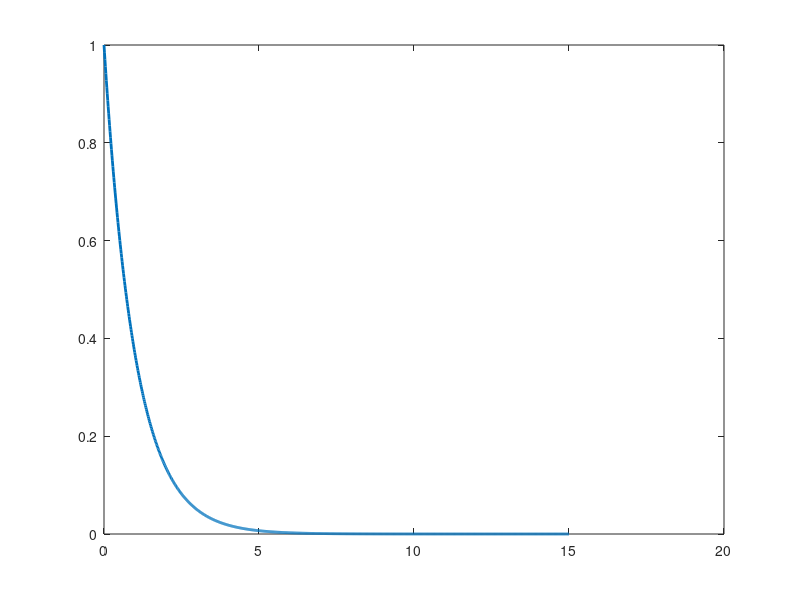

MATLAB code to generate this figure: (Note: this script raises an error after producing the figure.)
clc 
clear all
close all

%% ESERCIZIO 1
% a)
t_0=0;
t_max=15;
lambda=1;
y_0=1;
f=@(t,y) -lambda*y;
y_ex=@(t) exp(-lambda*t);
tt_ex=linspace(t_0,t_max,1000); % campionamento più fine
plot(tt_ex,y_ex(tt_ex),'LineWidth',2);
% b) c)
h=0.5;
[th_RK2,uh_RK2]=RK2(f,t_0,t_max,y_0,h);
hold on;
plot(th_RK2,uh_RK2,'LineWidth',2);
legend('f','Approx. RK2');
% d)
figure;
h=0.5; % 1.5 2.1
[th_EA,uh_EA]=eulero_avanti(f,t_0,t_max,y_0,h);
[th_RK2,uh_RK2]=RK2(f,t_0,t_max,y_0,h);
plot(tt_ex,y_ex(tt_ex),th_EA,uh_EA,th_RK2,uh_RK2,'LineWidth',2);
legend('f','Approx. EA','Approx. RK2');
%%
figure;
plot(tt_ex,y_ex(tt_ex),'LineWidth',2);
hold on;
for h=[0.5 1.5 2.1]
    [th_RK2,uh_RK2]=RK2(f,t_0,t_max,y_0,h); % metti eulero avanti dopo
    [th_EA,uh_EA]=eulero_avanti(f,t_0,t_max,y_0,h);
    plot(th_EA,uh_EA,th_RK2,uh_RK2,'LineWidth',2);
end
legend('Esatta','EA (h=0.5)','RK2 (h=0.5)','EA (h=1.5)','RK2 (h=1.5)','EA (h=2.1)','RK2 (h=2.1)')
% h 0.5 1.5 siamo safe: metodo convergente e ass. stabile
% h 2.1 esco dalla regione di ass. stabilità di RK e un-> no a 0 (cresce)
% Dato un metodo numerico, dato il PM commentiamo convergenza e ass. stab.
% a seconda dei valori di h e lambda.
% In un problema generico possiamo valutare consistenza, convergenza
% ass. stab. solo nel PM

%% ESERCIZIO 2
clc 
clear all
close all
% EI è un metodo implicito: devo linearizzare
% a) b)
f=@(t,y) y .* 1/ (1+t.^2);
a= @(t) 1./(1+t.^2); % quello che moltiplica la y
b=@(t) 0*t; % è quello che non moltiplica la y
y_0=1;
t_0=0;
t_max=20;
Eh=zeros(4,1);
y_ex=@(t) exp(atan(t));
tt_ex=linspace(t_0,t_max,1000);
plot(tt_ex,y_ex(tt_ex),'LineWidth',2);
hold on;
ii=1;
for Nh=[10,50,100,500]
    h(ii)=20/Nh;
    [th_EI,uh_EI]=eulero_indietroab(a,b,t_0,t_max,y_0,h(ii));
    plot(th_EI,uh_EI,'LineWidth',2);
    Eh(ii)=max(abs(y_ex(th_EI)'-uh_EI));
    ii=ii+1;
end
legend('f','EI H10','EI H50','EI H100','EI H500');
figure;
Eh
Nh=[10,50,100,500];
loglog(h,Eh,h,h,h,h.^2,'LineWidth',2);
legend('Errore EI','H1','H2');
% Qualunque metodo numerico non è detto che converga sempre perfetto,
% a volte intervalli di SUPER/SOTTO - CONVERGENZA
% a volte quindi convergenza non sempre parallela e rispettata al 100%
% qui teoricamente doveva venire parallelo ad H1 (converg. di ordine 1)
%% c)
help ode23
% ode23 risolve equazioni NON STIFF (no oscillazioni o robe strane)
tspan=[0 20]; % ESTREMI intervallo
y_0=1;
f=@(t,y) y ./ (1+t.^2);
[th_ODE23,uh_ODE23]=ode23(f,tspan,y_0) 
% f gli diamo la funzione f(t,y) del problema di cauchy
% tspan tempo iniziale e tempo finale
% y_0 condizione iniziale
plot(tt_ex,y_ex(tt_ex),th_ODE23,uh_ODE23,'LineWidth',2);
legend('f','RK23');
th_ODE23
% quasi uguale il grafico
% distanza tra 0 0.08 ecc diversi: capaci in base a una previsione di usare timestep molto fine dove serve e molto lasco dove serve
